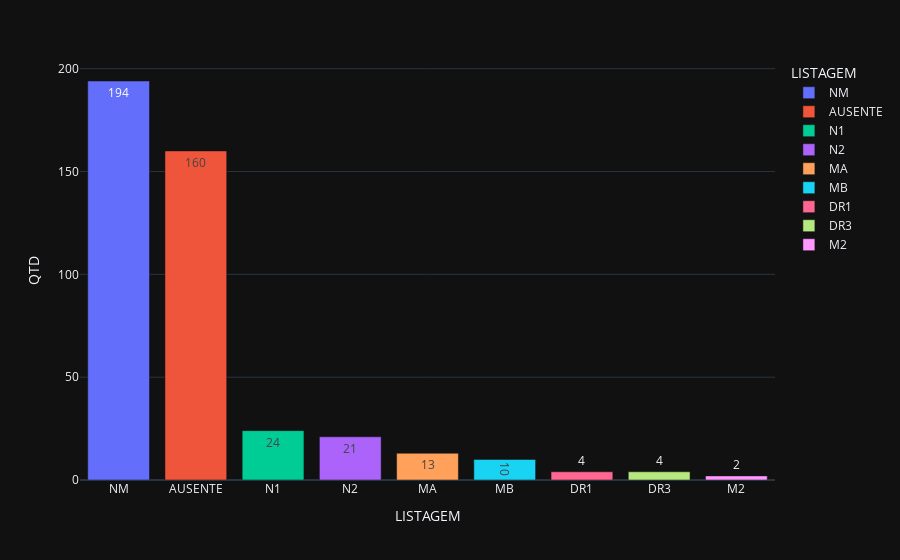

Notebook code cell kept with this figure:
### Markdown cell above
- Qual a frequência absoluta/relativa/acumulada de papéis por tipo de listagem?

### Code cell
fa = df.value_counts(subset=['LISTAGEM'], sort=True, ascending=False).rename("QTD").reset_index()

fig = px.bar(data_frame=fa, 
             template='plotly_dark',
             x='LISTAGEM',
             y='QTD',
             color='LISTAGEM',
             text_auto=True)

fig.update_traces(hovertemplate=None)
fig.update_layout(hovermode='x')
fig.show()

### Figure 1 — Plotly figure (JSON) as saved in the notebook; plotly's stock layout.template omitted (floating-point values rounded to 4 significant figures)
{"data": [{"alignmentgroup": "True", "legendgroup": "NM", "marker": {"color": "#636efa", "pattern": {"shape": ""}}, "name": "NM", "offsetgroup": "NM", "orientation": "v", "showlegend": true, "textposition": "auto", "texttemplate": "%{y}", "type": "bar", "x": ["NM"], "xaxis": "x", "y": [194], "yaxis": "y"}, {"alignmentgroup": "True", "legendgroup": "AUSENTE", "marker": {"color": "#EF553B", "pattern": {"shape": ""}}, "name": "AUSENTE", "offsetgroup": "AUSENTE", "orientation": "v", "showlegend": true, "textposition": "auto", "texttemplate": "%{y}", "type": "bar", "x": ["AUSENTE"], "xaxis": "x", "y": [160], "yaxis": "y"}, {"alignmentgroup": "True", "legendgroup": "N1", "marker": {"color": "#00cc96", "pattern": {"shape": ""}}, "name": "N1", "offsetgroup": "N1", "orientation": "v", "showlegend": true, "textposition": "auto", "texttemplate": "%{y}", "type": "bar", "x": ["N1"], "xaxis": "x", "y": [24], "yaxis": "y"}, {"alignmentgroup": "True", "legendgroup": "N2", "marker": {"color": "#ab63fa", "pattern": {"shape": ""}}, "name": "N2", "offsetgroup": "N2", "orientation": "v", "showlegend": true, "textposition": "auto", "texttemplate": "%{y}", "type": "bar", "x": ["N2"], "xaxis": "x", "y": [21], "yaxis": "y"}, {"alignmentgroup": "True", "legendgroup": "MA", "marker": {"color": "#FFA15A", "pattern": {"shape": ""}}, "name": "MA", "offsetgroup": "MA", "orientation": "v", "showlegend": true, "textposition": "auto", "texttemplate": "%{y}", "type": "bar", "x": ["MA"], "xaxis": "x", "y": [13], "yaxis": "y"}, {"alignmentgroup": "True", "legendgroup": "MB", "marker": {"color": "#19d3f3", "pattern": {"shape": ""}}, "name": "MB", "offsetgroup": "MB", "orientation": "v", "showlegend": true, "textposition": "auto", "texttemplate": "%{y}", "type": "bar", "x": ["MB"], "xaxis": "x", "y": [10], "yaxis": "y"}, {"alignmentgroup": "True", "legendgroup": "DR1", "marker": {"color": "#FF6692", "pattern": {"shape": ""}}, "name": "DR1", "offsetgroup": "DR1", "orientation": "v", "showlegend": true, "textposition": "auto", "texttemplate": "%{y}", "type": "bar", "x": ["DR1"], "xaxis": "x", "y": [4], "yaxis": "y"}, {"alignmentgroup": "True", "legendgroup": "DR3", "marker": {"color": "#B6E880", "pattern": {"shape": ""}}, "name": "DR3", "offsetgroup": "DR3", "orientation": "v", "showlegend": true, "textposition": "auto", "texttemplate": "%{y}", "type": "bar", "x": ["DR3"], "xaxis": "x", "y": [4], "yaxis": "y"}, {"alignmentgroup": "True", "legendgroup": "M2", "marker": {"color": "#FF97FF", "pattern": {"shape": ""}}, "name": "M2", "offsetgroup": "M2", "orientation": "v", "showlegend": true, "textposition": "auto", "texttemplate": "%{y}", "type": "bar", "x": ["M2"], "xaxis": "x", "y": [2], "yaxis": "y"}], "layout": {"barmode": "relative", "hovermode": "x", "legend": {"title": {"text": "LISTAGEM"}, "tracegroupgap": 0}, "margin": {"t": 60}, "xaxis": {"anchor": "y", "categoryarray": ["NM", "AUSENTE", "N1", "N2", "MA", "MB", "DR1", "DR3", "M2"], "categoryorder": "array", "domain": [0, 1], "title": {"text": "LISTAGEM"}}, "yaxis": {"anchor": "x", "domain": [0, 1], "title": {"text": "QTD"}}}}
